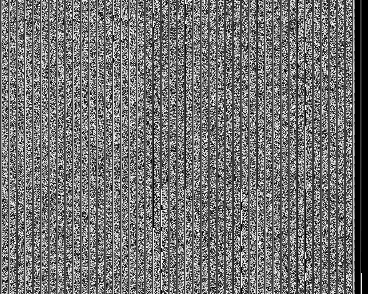
#> input picture packages/PyNeb/PyNeb-1.1.14.tar.gz/PyNeb-1.1.14/pyneb/atomic_data_fits/he_i_rec_Pal12.fits, 368 x 294 px
$ python divide.py ../../../../../PyNeb/PyNeb-1.1.14.tar.gz/PyNeb-1.1.14/pyneb/atomic_data_fits/he_i_rec_Pal12.fits out.png out.png   (older library calls are emulated)
#> lines starting #> are read from the running program, lines starting #| are printed output that depends on the picture
### packages/homcloud/homcloud-2.9.0.tar.gz/homcloud-2.9.0/homcloud/pict/utils.py
import re
from functools import reduce
import operator

import numpy as np
import imageio


# [21 lines left out: function load_nd_picture, not called in this run]


def load_nd_picture_from_text(path):
    with open(path) as f:
        return read_nd_picture_text(f)


# [19 lines left out: functions read_nd_picture_text, stack_picts, not called in this run]


def load_picture(path, filetype="picture"):
    """Load a picture and return 2D ndarray whose values are less than 256.
    """
#> called with filetype = 'picture'
    if filetype == "picture":
        pict = imageio.imread(path, as_gray=True)
#> pict is the input picture: shape (294, 368) float32; min 0, max 255, mean 113.8
        if np.max(pict) > 255:
            pict //= 256
        return pict
    elif filetype == "text":
        return np.loadtxt(path)


# [22 lines left out: functions nd_indices, build_levelset_filtration, not called in this run]

### packages/homcloud/homcloud-2.9.0.tar.gz/homcloud-2.9.0/homcloud/pict/divide.py
import argparse

import numpy as np
import scipy.misc

from homcloud.utils import load_picture

def argument_parser():
    p = argparse.ArgumentParser(description="Divide images into small pieces")
    p.add_argument("-x", type=int, default=2, help="number of pieces in x-axis (default: 2)")
    p.add_argument("-y", type=int, default=2, help="number of pieces in y-axis (default: 2)")
    p.add_argument("-d", "--length-of-digits", default=3, help="length of digits")
    p.add_argument("input", help="input file name")
    p.add_argument("output_prefix", help="prefix of output files")
    p.add_argument("output_suffix", help="suffix of output files")
    return p

def main(args=None):
    def sliding_window(lst):
        return zip(lst[:-1], lst[1:])

    args = args or argument_parser().parse_args()
    pict = load_picture(args.input)
    (ysize, xsize) = pict.shape
#> ysize = 294; xsize = 368
    xs = np.linspace(0, xsize, args.x + 1, dtype=int)
#> xs = [0, 184, 368]
    ys = np.linspace(0, ysize, args.y + 1, dtype=int)
#> ys = [0, 147, 294]
    print(xs)
#| [  0 184 368]
    print(list(sliding_window(xs)))
#| [(0, 184), (184, 368)]
    for (xi, (xbegin, xend)) in enumerate(sliding_window(xs)):
        for (yi, (ybegin, yend)) in enumerate(sliding_window(ys)):
            subpict = pict[ybegin:yend, xbegin:xend]
            outpath = "{prefix}-{x:0{len}d}_{y:0{len}d}{suffix}".format(
                prefix=args.output_prefix, x=xi, y=yi,
                len=args.length_of_digits, suffix=args.output_suffix
            )
            scipy.misc.imsave(outpath, subpict)
#> this loop made 2 passes
#> pass 1, in main, `scipy.misc.imsave(outpath, subpict)`:
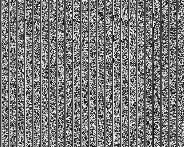
#> saved as out.png-000_000out.png: PIL image 184x147 L; min 0, max 255, mean 121.4
#> pass 1, in main, `scipy.misc.imsave(outpath, subpict)`:
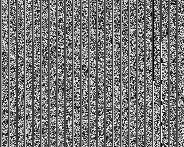
#> saved as out.png-000_001out.png: PIL image 184x147 L; min 0, max 255, mean 119.1
#> pass 2, in main, `scipy.misc.imsave(outpath, subpict)`:
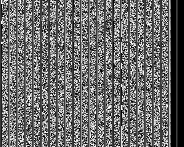
#> saved as out.png-001_000out.png: PIL image 184x147 L; min 0, max 255, mean 107.7
#> pass 2, in main, `scipy.misc.imsave(outpath, subpict)`:
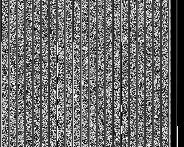
#> saved as out.png-001_001out.png: PIL image 184x147 L; min 0, max 255, mean 107.2


if __name__ == "__main__":
    main()
